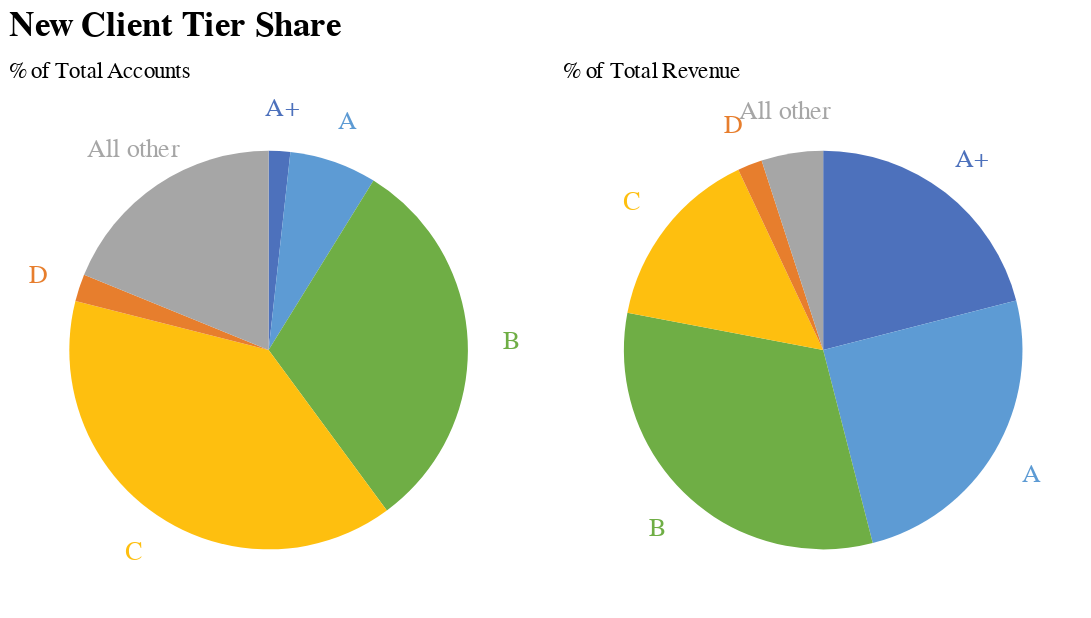

The notebook cell saved with this chart:
### Markdown cell above
With both graphs available, we can add them next to each other and include a main title.

### Code cell
# Combining two pie charts using the vertical concatenation operator '|'
pies = acc_pie | rev_pie

# Setting properties for the combined pie charts
pies.properties(
    title = alt.Title('New Client Tier Share', offset = 10, fontSize = 20)  # Adding a title with specific offset and font size
)

### Figure 1 — Vega-Lite specification as saved in the notebook (floating-point values rounded to 4 significant figures)
{"config": {"view": {"continuousWidth": 300, "continuousHeight": 300}}, "hconcat": [{"layer": [{"mark": {"type": "arc", "outerRadius": 115}, "encoding": {"color": {"field": "Tier", "legend": null, "scale": {"range": ["#4d71bc", "#5d9bd4", "#6fae45", "#febf0f", "#e77e2d", "#a6a6a6"]}, "sort": null, "type": "nominal"}, "order": {"field": "Tier:O"}, "theta": {"field": "% Accounts", "stack": true, "type": "quantitative"}}, "title": {"text": "% of Total Accounts", "anchor": "start", "fontWeight": "normal"}}, {"mark": {"type": "text", "radius": 140, "size": 15}, "encoding": {"color": {"field": "Tier", "legend": null, "scale": {"range": ["#4d71bc", "#5d9bd4", "#6fae45", "#febf0f", "#e77e2d", "#a6a6a6"]}, "sort": null, "type": "nominal"}, "order": {"field": "Tier:O"}, "text": {"field": "Tier", "type": "nominal"}, "theta": {"field": "% Accounts", "stack": true, "type": "quantitative"}}, "title": {"text": "% of Total Accounts", "anchor": "start", "fontWeight": "normal"}}]}, {"layer": [{"mark": {"type": "arc", "outerRadius": 115}, "encoding": {"color": {"field": "Tier", "legend": null, "scale": {"range": ["#4d71bc", "#5d9bd4", "#6fae45", "#febf0f", "#e77e2d", "#a6a6a6"]}, "sort": null, "type": "nominal"}, "order": {"field": "Tier:O"}, "theta": {"field": "% Revenue", "stack": true, "type": "quantitative"}}, "title": {"text": "% of Total Revenue", "anchor": "start", "fontWeight": "normal"}}, {"mark": {"type": "text", "radius": 140, "size": 15}, "encoding": {"color": {"field": "Tier", "legend": null, "scale": {"range": ["#4d71bc", "#5d9bd4", "#6fae45", "#febf0f", "#e77e2d", "#a6a6a6"]}, "sort": null, "type": "nominal"}, "order": {"field": "Tier:O"}, "text": {"field": "Tier", "type": "nominal"}, "theta": {"field": "% Revenue", "stack": true, "type": "quantitative"}}, "title": {"text": "% of Total Revenue", "anchor": "start", "fontWeight": "normal"}}]}], "data": {"name": "data-a60d9a076f3158fd30f193ba37da523b"}, "title": {"text": "New Client Tier Share", "fontSize": 20, "offset": 10}, "$schema": "https://vega.github.io/schema/vega-lite/v5.20.1.json", "datasets": {"data-a60d9a076f3158fd30f193ba37da523b": [{"Tier": "A+", "# of Accounts": 19.0, "% Accounts": 1.746, "Revenue ($M)": 3.927, "% Revenue": 21.0}, {"Tier": "A", "# of Accounts": 77.0, "% Accounts": 7.077, "Revenue ($M)": 4.675, "% Revenue": 25.0}, {"Tier": "B", "# of Accounts": 338.0, "% Accounts": 31.07, "Revenue ($M)": 5.984, "% Revenue": 32.0}, {"Tier": "C", "# of Accounts": 425.0, "% Accounts": 39.06, "Revenue ($M)": 2.805, "% Revenue": 15.0}, {"Tier": "D", "# of Accounts": 24.0, "% Accounts": 2.206, "Revenue ($M)": 0.374, "% Revenue": 2.0}, {"Tier": "All other", "# of Accounts": 205.0, "% Accounts": 18.84, "Revenue ($M)": 0.935, "% Revenue": 5.0}]}}
